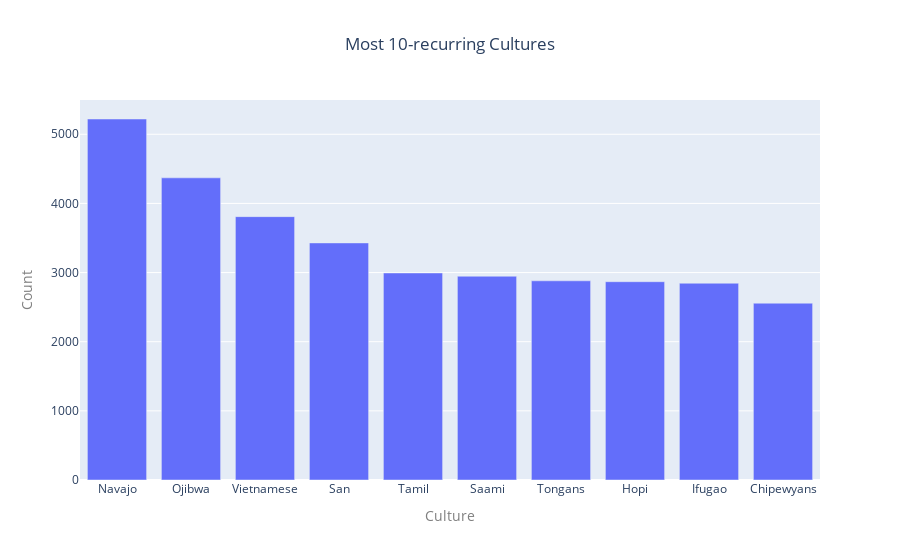
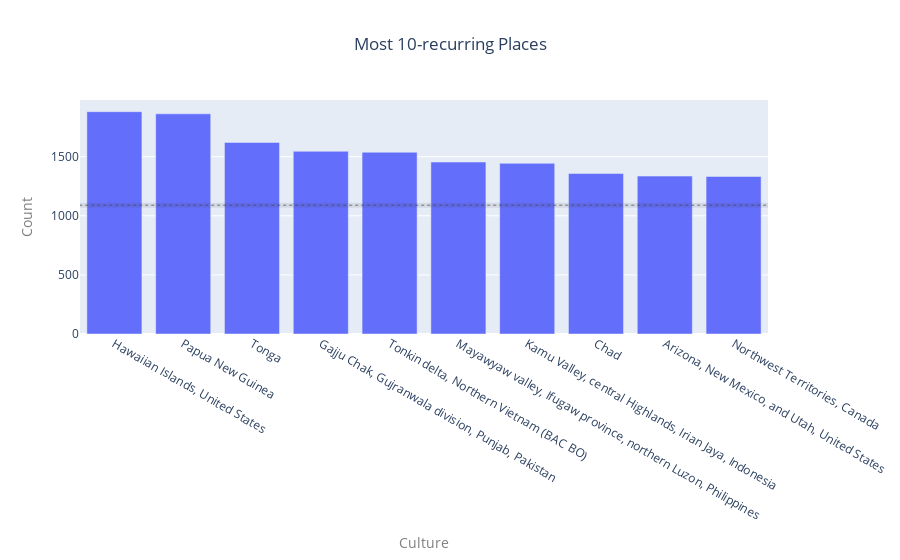

Source (notebook cell) for these figures, in order:
### Code cell
layout = go.Layout(
    yaxis=dict(title = go.layout.yaxis.Title(text='Count', font=dict(size=14, color='#7f7f7f'))),
    xaxis=dict(title = go.layout.xaxis.Title(text='Culture', font=dict(size=14, color='#7f7f7f')))
)

fig = go.Figure(
    data=[go.Bar(x=[l for l, _ in sorted_culture_counts[:N_TO_SELECT]], 
                 y=[count for _, count in sorted_culture_counts[:N_TO_SELECT]])],
    layout=layout,
    layout_title=f'Most {N_TO_SELECT}-recurring Cultures',
    layout_title_x=0.5,
)


fig1 = go.Figure(
    data=[go.Bar(x=[l for l, _ in sorted_place_counts[:N_TO_SELECT]], 
                 y=[count for _, count in sorted_place_counts[:N_TO_SELECT]])],
    layout=layout,
    layout_title=f"Most {N_TO_SELECT}-recurring Places",
    layout_title_x=0.5,
)

fig.write_image(f'{ONLY_PARENT_CATEGORY}_culture_counts.png')
fig.show()
fig1.write_image(f'{ONLY_PARENT_CATEGORY}_place_counts.png')
fig1.show()

### Figure 1 — Plotly figure (JSON) as saved in the notebook; plotly's stock layout.template omitted (floating-point values rounded to 4 significant figures)
{"data": [{"type": "bar", "x": ["Navajo", "Ojibwa", "Vietnamese", "San", "Tamil", "Saami", "Tongans", "Hopi", "Ifugao", "Chipewyans"], "y": [5221, 4370, 3809, 3429, 2994, 2947, 2881, 2868, 2846, 2557]}], "layout": {"autosize": true, "title": {"text": "Most 10-recurring Cultures", "x": 0.5}, "xaxis": {"autorange": true, "range": [-0.5, 9.5], "showspikes": false, "title": {"font": {"color": "#7f7f7f", "size": 14}, "text": "Culture"}, "type": "category"}, "yaxis": {"autorange": true, "range": [0, 5496.0], "showspikes": false, "title": {"font": {"color": "#7f7f7f", "size": 14}, "text": "Count"}, "type": "linear"}}}

### Figure 2 — Plotly figure (JSON) as saved in the notebook; plotly's stock layout.template omitted (floating-point values rounded to 4 significant figures)
{"data": [{"selectedpoints": [0, 1, 2, 3, 4, 5, 6, 7, 8, 9], "type": "bar", "x": ["Hawaiian Islands, United States", "Papua New Guinea", "Tonga", "Gajju Chak, Gujranwala division, Punjab, Pakistan", "Tonkin delta, Northern Vietnam (BAC BO)", "Mayawyaw valley, Ifugaw province, northern Luzon, Philippines", "Kamu Valley, central Highlands, Irian Jaya, Indonesia", "Chad", "Arizona, New Mexico, and Utah, United States", "Northwest Territories, Canada"], "y": [1881, 1863, 1621, 1546, 1538, 1455, 1444, 1358, 1336, 1333]}], "layout": {"autosize": true, "dragmode": "select", "selections": [{"line": {"dash": "dot", "width": 1}, "type": "rect", "x0": 10.2, "x1": -1.774, "xref": "x", "y0": 2420.0, "y1": 1090.0, "yref": "y"}], "title": {"text": "Most 10-recurring Places", "x": 0.5}, "xaxis": {"autorange": true, "range": [-0.5, 9.5], "showspikes": false, "title": {"font": {"color": "#7f7f7f", "size": 14}, "text": "Culture"}, "type": "category"}, "yaxis": {"autorange": true, "range": [0, 1980], "showspikes": false, "title": {"font": {"color": "#7f7f7f", "size": 14}, "text": "Count"}, "type": "linear"}}}
